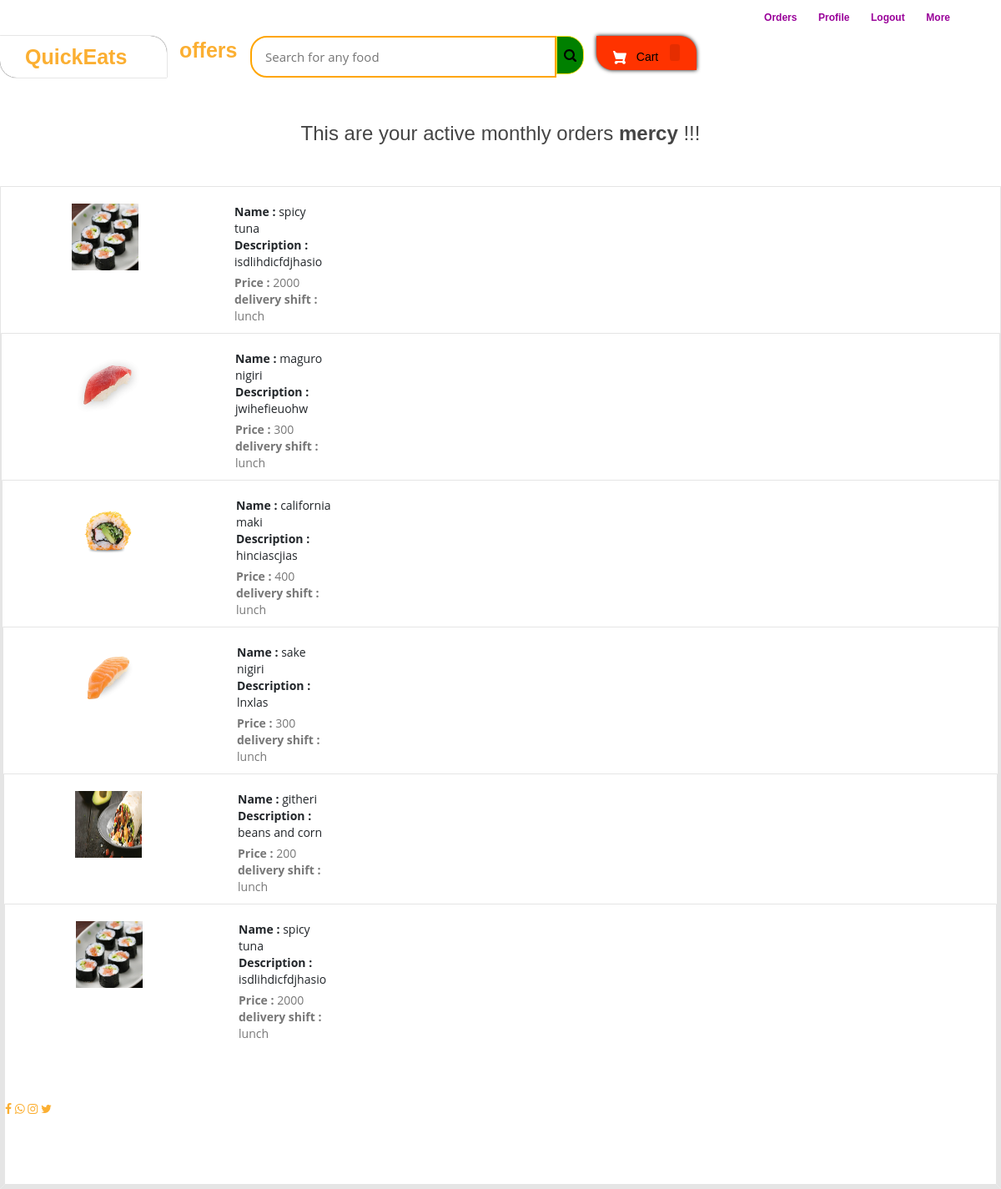
Page /monthly-order (signed in) on the earlier database version.
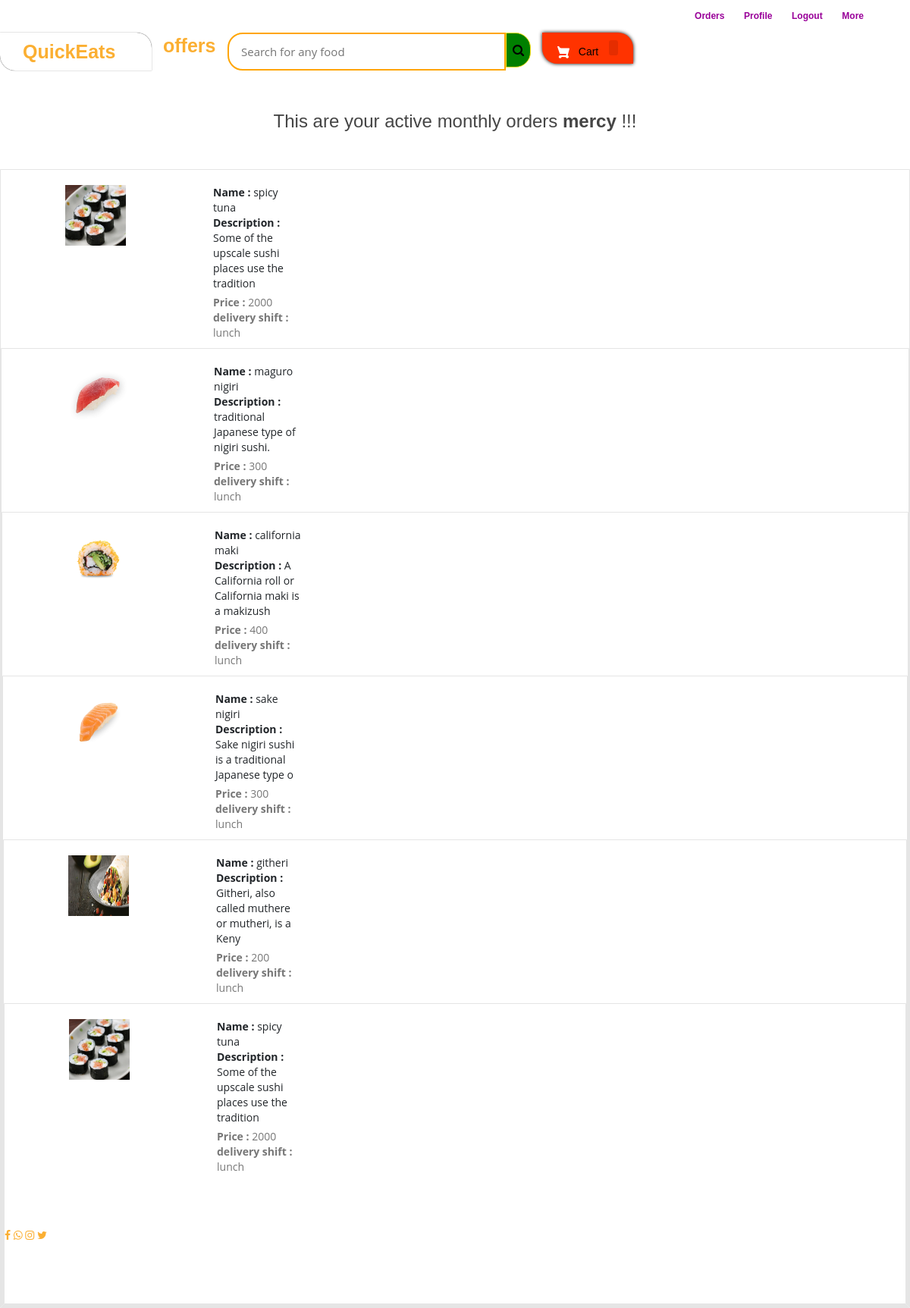
Same page on the later database version.
### onlfoods/models.py (models this page shows, shortened)
class Food(models.Model):
	f_price = models.PositiveIntegerField()
	f_name = models.CharField(max_length=20)
	image = models.ImageField(upload_to='food',null=True,blank=True)
	f_desc = models.CharField(max_length=50)

class monthly_plan(models.Model):
	food = models.ForeignKey('Food',on_delete=models.CASCADE)
	customer = models.ForeignKey(Customer, on_delete=models.CASCADE)
	delivery_time = models.DateTimeField()
	shifts =(
        ('morning','morning'),
        ('lunch','lunch'),
        ('evening','evening'),
    )
	shift = models.CharField(max_length=20,default="lunch",choices=shifts)

### onlfoods/views.py (the view)
# urls.py: path('monthly-order', views.monthly_order_view,name='monthly_plan'),
@login_required(login_url='customerlogin')
@user_passes_test(is_customer)
def monthly_order_view(request):
    customer=models.Customer.objects.get(user_id=request.user.id)
    orders=models.monthly_plan.objects.all().filter(customer_id = customer)
    plan = []
    for order in orders:
        food = Food.objects.all().filter(id=order.food.id)
        plan.append(food)
    return render(request,'monthly_order.html',{'data':zip(plan, orders)})

### onlfoods/views.py (called while the page is built)
def is_customer(user):
    return user.groups.filter(name='CUSTOMER').exists()

### templates/monthly_order.html (shortened to what this page needs)
{% extends 'customer_base.html' %}
{% load static %}
{% block content %}
	<div>
		<h3 style="text-align:center;">This are your active monthly orders  <strong>{{request.user}}</strong> !!!</h3> <br><br>
		{% for plan,order in data %}
			{% for p in plan %}
			<article class="card">
        <div class="card-body">
            <ul class="row" style="margin-left:20px;margin-top:20px;">
                <li class="col-md-4">
                  <figure class="itemside mb-3">
                    <div class="aside"><img src={{p.image.url}} class="img-sm border"></div>
                      <figcaption class="info align-self-center">
                          <p class="title"><strong>Name : </strong>{{p.f_name}} <br> <strong>Description : </strong>{{p.f_desc}}</p> <span class="text-muted"><strong>Price : </strong>{{p.f_price}} </span><br>
                          <span class="text-muted"><strong>delivery shift : </strong>{{order.shift}} </span>
                      </figcaption>
                  </figure>
                </li>
			{% endfor %}
		</ul>
		{% endfor %}
	</div>
{% endblock %}

### templates/customer_base.html (shortened to what this page needs)
<html>
{% load static %}
<head>
<link rel="stylesheet" href="https://maxcdn.bootstrapcdn.com/bootstrap/3.3.0/css/bootstrap.min.css">
<link href="//cdn.bootcss.com/bootstrap-datetimepicker/4.17.44/css/bootstrap-datetimepicker.min.css" rel="stylesheet">
<link rel="stylesheet" href="https://maxcdn.bootstrapcdn.com/font-awesome/4.7.0/css/font-awesome.min.css">
</head>
<body>
{% include "customer_navbar.html" %}
{% block content %}
{% endblock content %}
<br><br><br>
<footer>
  <p>
    <a id="ftr" href="https://facebook.com/sumit.luv/" class="fa fa-facebook"></a>
    <a id="ftr" href="https://api.whatsapp.com/send?phone=919572181024&text=Hello%20Sumit.%0d%0aHow%20are%20you%20%3f%0d%0aI%20came%20from%20your%20website.&source=&data=#" class="fa fa-whatsapp"></a>
    <a id="ftr" href="https://instagram.com/sumit.luv" class="fa fa-instagram"></a>
    <a id="ftr" href="https://twitter.com/sumitkumar1503" class="fa fa-twitter"></a>
  </p>
  <br>
  <div class="container">
    <div class="row">
      <div class="col-md-12 col-sm-12">
        <div style="color:#ffffff;" class="wow fadeInUp footer-copyright">
          <p> <br>
            Copyright &copy; </p>
        </div>
      </div>
    </div>
  </div>
</footer>
</body>
</html>

### templates/customer_navbar.html (shortened to what this page needs)
{% load static %}
<!DOCTYPE html>
<html lang="en" dir="ltr">
  <head>
  <link rel="stylesheet" href="https://maxcdn.bootstrapcdn.com/bootstrap/3.3.0/css/bootstrap.min.css">
  <link rel="stylesheet" href="https://maxcdn.bootstrapcdn.com/font-awesome/4.7.0/css/font-awesome.min.css">
  <link rel="stylesheet" href="https://maxcdn.bootstrapcdn.com/bootstrap/3.3.0/css/bootstrap.min.css">
        <link href= {% static 'css/style.css' %} rel="stylesheet">
</head>
  <body>
    <div id="navbar">
        <div class="container-fluid">
            <div class="row row1">
                <ul class="largenav pull-right">
                    <li class="upper-links"><a class="links" href="/my-order">Orders</a></li>
                    <li class="upper-links"><a class="links" href="/my-profile">Profile</a></li>
                      <li class="upper-links"><a class="links" href="/logout">Logout</a></li>
                    <li class="upper-links dropdown"><a class="links" href="">More</a>
                    </li>
                </ul>
            </div>
            <div class="row row2">
                <div class="col-sm-2" id="brad" style="border-radius: 0px 20px 0px 20px;
    text-decoration: none;
    box-shadow: 0px 0px 1px black;">
                  <a href="/" class="navbar-brand" style="font-size:25px">Quick<span>Eats</span></a>
            </div>
            <div class="col-sm-1 offer">
                <a href="/offers" class="home" style="font-size: 25px; padding-top: 10px;">offers
                </a>
            </div>
                <div class="navbar-search smallsearch col-sm-4 col-xs-11">
                  <form  action="/search" method="get">
                    <div class="row"> <input class="navbar-input col-xs-11" type="search" placeholder="Search for any food" name="query" id="query">
                      <button class="navbar-button col-xs-1" type="submit">
                      </button>
                    </div>
                  </form>
                </div>
                <div class="cart1 largenav col-sm-2"> <a class="cart-button" href="/cart">  Cart <span class="item-number " style="color: black;">{{ product_count_in_cart }}</span> </a> </div>
            </div>
        </div>
    </div>
  </body>
</html>

### static/css/style.css (style rules this page uses)
body { color: #757575; background: #ffffff; font-family: 'open sans', sans-serif; }
h1, h2, h3, h4, h5, h6 { color: #454545; font-family: 'Nunito', sans-serif; }
a { font-family: 'Nunito', sans-serif; font-weight: 600; color: #fbaf32; transition: .3s; }
.container-fluid { max-width: 1366px; }

### templates/customer_base.html (style rules this page uses)
body { background-color: none; margin: 0; padding: 0; }
.navbar-input { padding: 11px 16px; border-radius: 10px 0 0 2px; border: 1 px solid red; outline: 0 none; font-size: 15px }
.navbar-button { background-color: #ff80ff; border: none; border-radius: 10px 0 0 2px; color: #565656; padding: 10px 0; height: 43px; cursor: pointer }
.cart-button { background-color: #ff4d4d; box-shadow: 0 4px 4px 0 rgba(0, 0, 0, .23), inset 1px 1px 0 0 hsla(0, 0%, 100%, .2); padding: 10px 5px; text-align: center; height: 41px; border-radius: 10px 0 0 2px; font-weight: 500; width: 120px; margin-top: 10px; display: inline-block; color: #FFFFFF; text-decoration: none; color: inherit; border: none; outline: none }
.cart-svg { display: inline-block; width: 16px; height: 16px; vertical-align: middle; margin-right: 8px }
input { margin-top: 10px; outline: none; border-radius: 10px 0 0 10px; height: 50px; width: 400px; border: 1px solid #ff4d4d; }

### templates/customer_navbar.html (style rules this page uses)
body { background-color: none; }
#navbar { background-color: none; color: black; }
.row1 { padding-top: 10px; padding-right: 50px }
.row2 { padding-bottom: 20px }
.navbar-input { padding: 11px 16px; border-radius: 20px 0 0 20px; border: 2px solid orange; outline: 0 none; font-size: 15px; }
.navbar-button { background-color: #008000; border: 1px solid #ffe11b; border-radius: 0 20px 20px 0; color: black; padding: 10px 0; height: 46px; cursor: pointer; }
.cart-button { background-color: #ff3300; padding: 10px 0; text-align: center; height: 41px; border-radius: 2px; font-weight: 500; width: 120px; display: inline-block; color: #FFFFFF; text-decoration: none; color: inherit; border: none; outline: none; border-radius: 0px 20px; box-shadow: 0px 0px 5px black; margin-top: 0px; }
.cart-svg { display: inline-block; width: 16px; height: 16px; vertical-align: middle; margin-right: 8px }
.item-number { border-radius: 3px; background-color: rgba(0, 0, 0, .1); height: 20px; padding: 3px 6px; font-weight: 500; display: inline-block; color: white; line-height: 12px; margin-left: 10px }
.upper-links { display: inline-block; padding: 0 11px; line-height: 23px; font-family: 'Roboto', sans-serif; letter-spacing: 0; color: inherit; border: none; outline: none; font-size: 12px }
.upper-links a { color: #990099; }
.dropdown { position: relative; display: inline-block; margin-bottom: 0px }
.links { color: #fff; text-decoration: none }
.largenav { display: none }
.smallsearch { margin-left: 15px; margin-top: 15px }
@media screen and (min-width: 768px) { .largenav { display: block } }
@media screen and (min-width: 768px) { .smallsearch { margin: 0px } }

### templates/monthly_order.html (style rules this page uses)
img { width: 80px; height: 80px; margin-right: 100px; margin-left: 50px; }
.container { margin-top: 0px; margin-bottom: 0px }
.card { position: relative; display: -webkit-box; display: -ms-flexbox; display: flex; -webkit-box-orient: vertical; -webkit-box-direction: normal; -ms-flex-direction: column; flex-direction: column; min-width: 0; word-wrap: break-word; background-color: #fff; background-clip: border-box; border: 1px solid rgba(0, 0, 0, 0.1); border-radius: 0.10rem }
ul.row, ul.row-sm { list-style: none; padding: 0 }
.itemside .info { padding-left: 15px; padding-right: 7px }
.itemside .title { display: block; margin-bottom: 5px; color: #212529 }
.itemside { position: relative; display: -webkit-box; display: -ms-flexbox; display: flex; width: 100% }
.itemside .aside { position: relative; -ms-flex-negative: 0; }

Differences in the rows shown:
changed Food "spicy tuna": f_desc "isdlihdicfdjhasio" → "Some of the upscale sushi places use the tradition"
changed Food "maguro nigiri": f_desc "jwihefieuohw" → "traditional Japanese type of nigiri sushi."
changed Food "california maki": f_desc "hinciascjias" → "A California roll or California maki is a makizush"
changed Food "sake nigiri": f_desc "lnxlas" → "Sake nigiri sushi is a traditional Japanese type o"
changed Food "githeri": f_desc "beans and corn" → "Githeri, also called muthere or mutheri, is a Keny"
